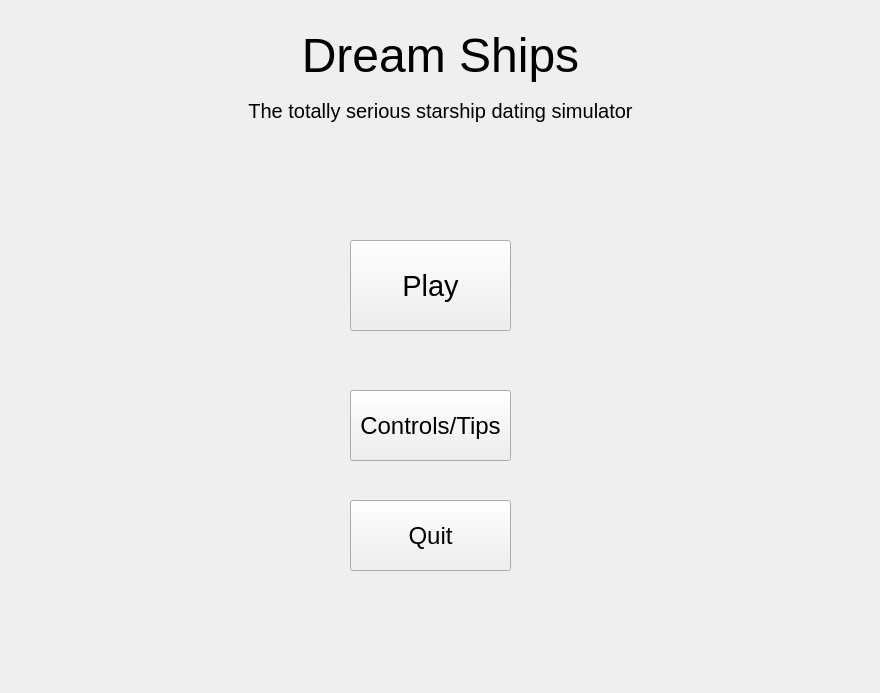
<?xml version="1.0" encoding="UTF-8"?>
<ui version="4.0">
 <class>mainmenu</class>
 <widget class="QWidget" name="mainmenu">
  <property name="geometry">
   <rect>
    <x>0</x>
    <y>0</y>
    <width>880</width>
    <height>693</height>
   </rect>
  </property>
  <property name="windowTitle">
   <string>Dream Ships</string>
  </property>
  <widget class="QLabel" name="label">
   <property name="geometry">
    <rect>
     <x>10</x>
     <y>20</y>
     <width>861</width>
     <height>71</height>
    </rect>
   </property>
   <property name="font">
    <font>
     <pointsize>36</pointsize>
    </font>
   </property>
   <property name="text">
    <string>Dream Ships</string>
   </property>
   <property name="alignment">
    <set>Qt::AlignCenter</set>
   </property>
  </widget>
  <widget class="QPushButton" name="play_button">
   <property name="geometry">
    <rect>
     <x>350</x>
     <y>240</y>
     <width>161</width>
     <height>91</height>
    </rect>
   </property>
   <property name="font">
    <font>
     <pointsize>22</pointsize>
    </font>
   </property>
   <property name="text">
    <string>Play</string>
   </property>
  </widget>
  <widget class="QPushButton" name="controls_button">
   <property name="geometry">
    <rect>
     <x>350</x>
     <y>390</y>
     <width>161</width>
     <height>71</height>
    </rect>
   </property>
   <property name="font">
    <font>
     <pointsize>18</pointsize>
    </font>
   </property>
   <property name="text">
    <string>Controls/Tips</string>
   </property>
  </widget>
  <widget class="QPushButton" name="quit_button">
   <property name="geometry">
    <rect>
     <x>350</x>
     <y>500</y>
     <width>161</width>
     <height>71</height>
    </rect>
   </property>
   <property name="font">
    <font>
     <pointsize>18</pointsize>
    </font>
   </property>
   <property name="text">
    <string>Quit</string>
   </property>
  </widget>
  <widget class="QLabel" name="label_2">
   <property name="geometry">
    <rect>
     <x>40</x>
     <y>80</y>
     <width>801</width>
     <height>61</height>
    </rect>
   </property>
   <property name="font">
    <font>
     <pointsize>15</pointsize>
    </font>
   </property>
   <property name="text">
    <string>The totally serious starship dating simulator</string>
   </property>
   <property name="alignment">
    <set>Qt::AlignCenter</set>
   </property>
  </widget>
 </widget>
 <resources/>
 <connections>
  <connection>
   <sender>quit_button</sender>
   <signal>clicked()</signal>
   <receiver>mainmenu</receiver>
   <slot>close()</slot>
   <hints>
    <hint type="sourcelabel">
     <x>477</x>
     <y>531</y>
    </hint>
    <hint type="destinationlabel">
     <x>535</x>
     <y>530</y>
    </hint>
   </hints>
  </connection>
 </connections>
</ui>
